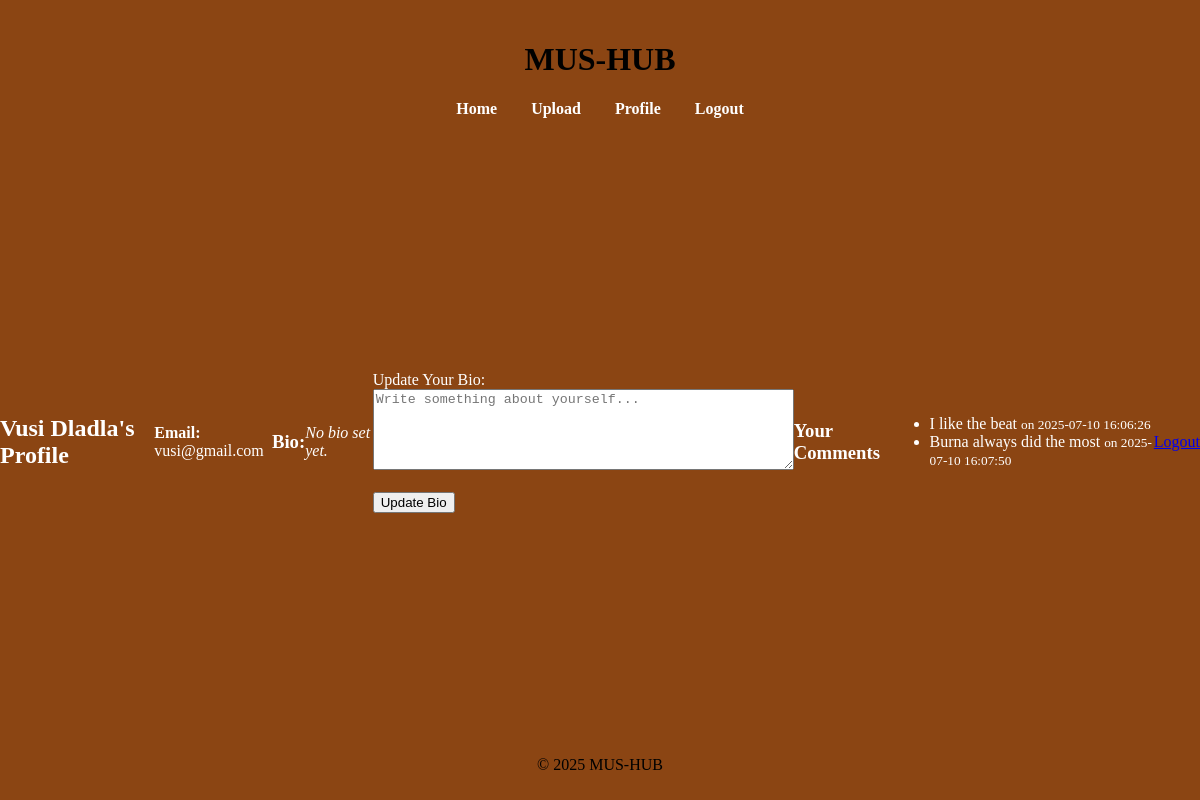
The page /profile (signed in) on the database its author committed.
### app.py (models this page shows)
class User(db.Model):
    UserID = db.Column(db.Integer, primary_key=True)
    Username = db.Column(db.String(80), nullable=False)
    Email = db.Column(db.String(120), unique=True, nullable=False)
    Password = db.Column(db.String(200), nullable=False)
    Role = db.Column(db.String(20), nullable=False)
    Bio = db.Column(db.String(500))
    comments = db.relationship('Comment', backref='author', lazy=True)

class Comment(db.Model):
    CommentID = db.Column(db.Integer, primary_key=True)
    ContentID = db.Column(db.Integer, db.ForeignKey('content.ContentID'), nullable=False)
    UserID = db.Column(db.Integer, db.ForeignKey('user.UserID'), nullable=False)
    CommentText = db.Column(db.Text, nullable=False)
    CommentDate = db.Column(db.DateTime, default=datetime.utcnow)
    user = db.relationship('User')  # For displaying commenter name

### app.py (the view, shortened to what this page needs)
@app.route('/profile', methods=['GET', 'POST'])
def profile():
    user_id = session.get('user_id')
    if user_id is None:
        return redirect(url_for('login'))
    user = User.query.get(user_id)
    return render_template('profile.html', user=user)

### templates/profile.html (shortened to what this page needs)
{% extends "base.html" %}
{% block content %}
<h2>{{ user.Username }}'s Profile</h2>
<p><strong>Email:</strong> {{ user.Email }}</p>
<h3>Bio:</h3>
{% if user.Bio %}
    <p>{{ user.Bio }}</p>
{% else %}
    <p><em>No bio set yet.</em></p>
{% endif %}
<form action="{{ url_for('profile') }}" method="POST">
    <label for="bio">Update Your Bio:</label><br>
    <textarea name="bio" id="bio" rows="5" cols="50" placeholder="Write something about yourself...">{{ user.Bio or '' }}</textarea><br><br>
    <button type="submit">Update Bio</button>
</form>
<h3>Your Comments</h3>
<ul>
    {% for comment in user.comments %}
        <li>{{ comment.CommentText }}
        <small>on {{ comment.CommentDate.strftime('%Y-%m-%d %H:%M:%S') }}</small></li>
    {% else %}
        <li>No comments yet.</li>
    {% endfor %}
</ul>
<a href="{{ url_for('logout') }}">Logout</a>
{% endblock %}

### static/base.css (style rules this page uses)
body { margin: 0; height: 100vh; display: flex; flex-direction: column; justify-content: space-between; align-items: center; background-color: hsl(25, 76%, 31%); background-image: url('https://images.unsplash.com/uploads/1412282232015a06e258a/4bdd2a58?fm=jpg&q=60&w=3000&ixlib=rb-4.1.0&ixid=M3wxMjA3fDB8MHxzZWFyY2h8N3x8bXVzaWMlMjBiYWNrZ3JvdW5kfGVufDB8fDB8fHww'); background-size: cover; background-position: center; animation: fade 5s infinite alternate; }

### rows shown on the page
User: Username "Vusi Dladla", Email "vusi@gmail.com"
Comment: CommentText "I like the beat", CommentDate "2025-07-10 16:06:26"
Comment: CommentText "Burna always did the most", CommentDate "2025-07-10 16:07:50"
